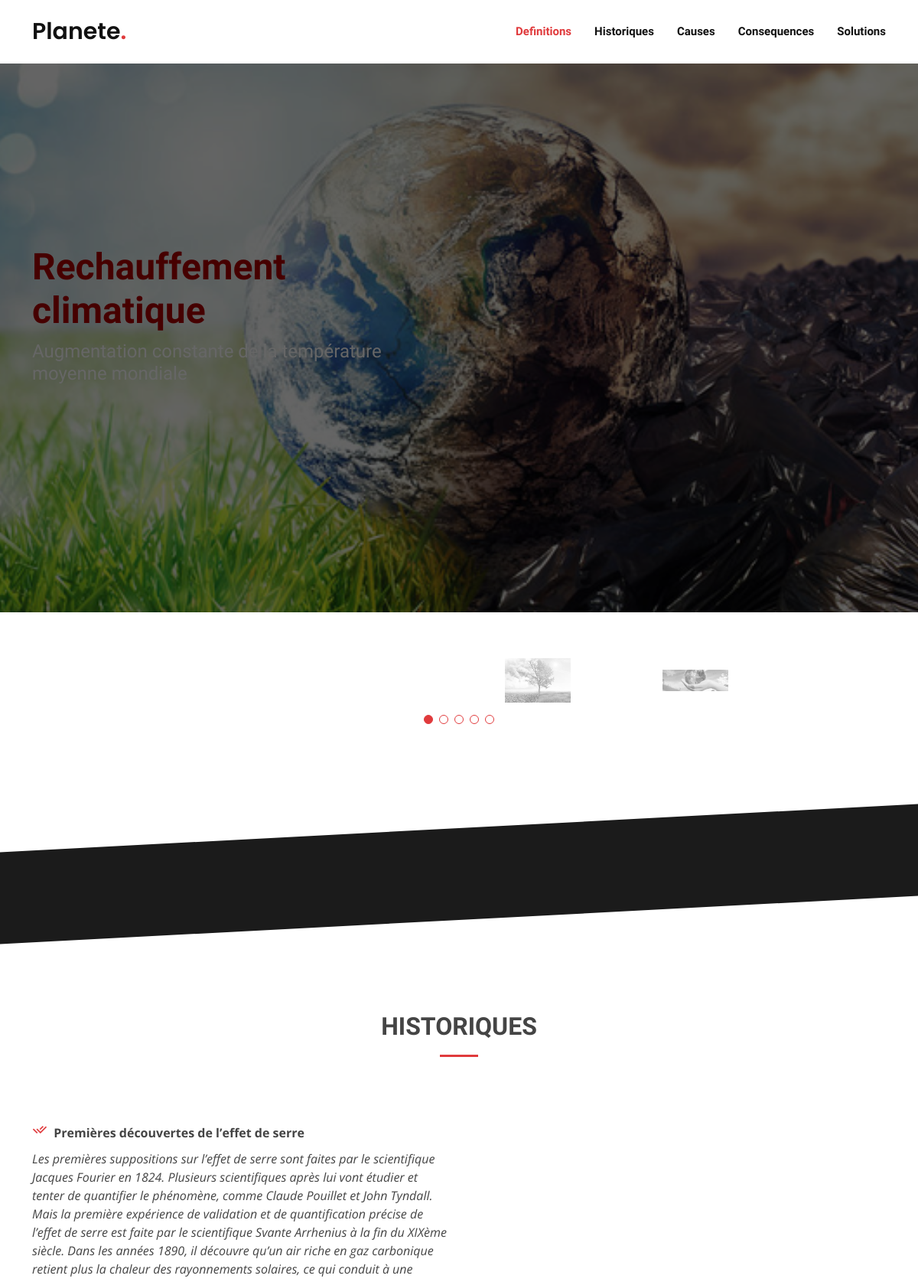
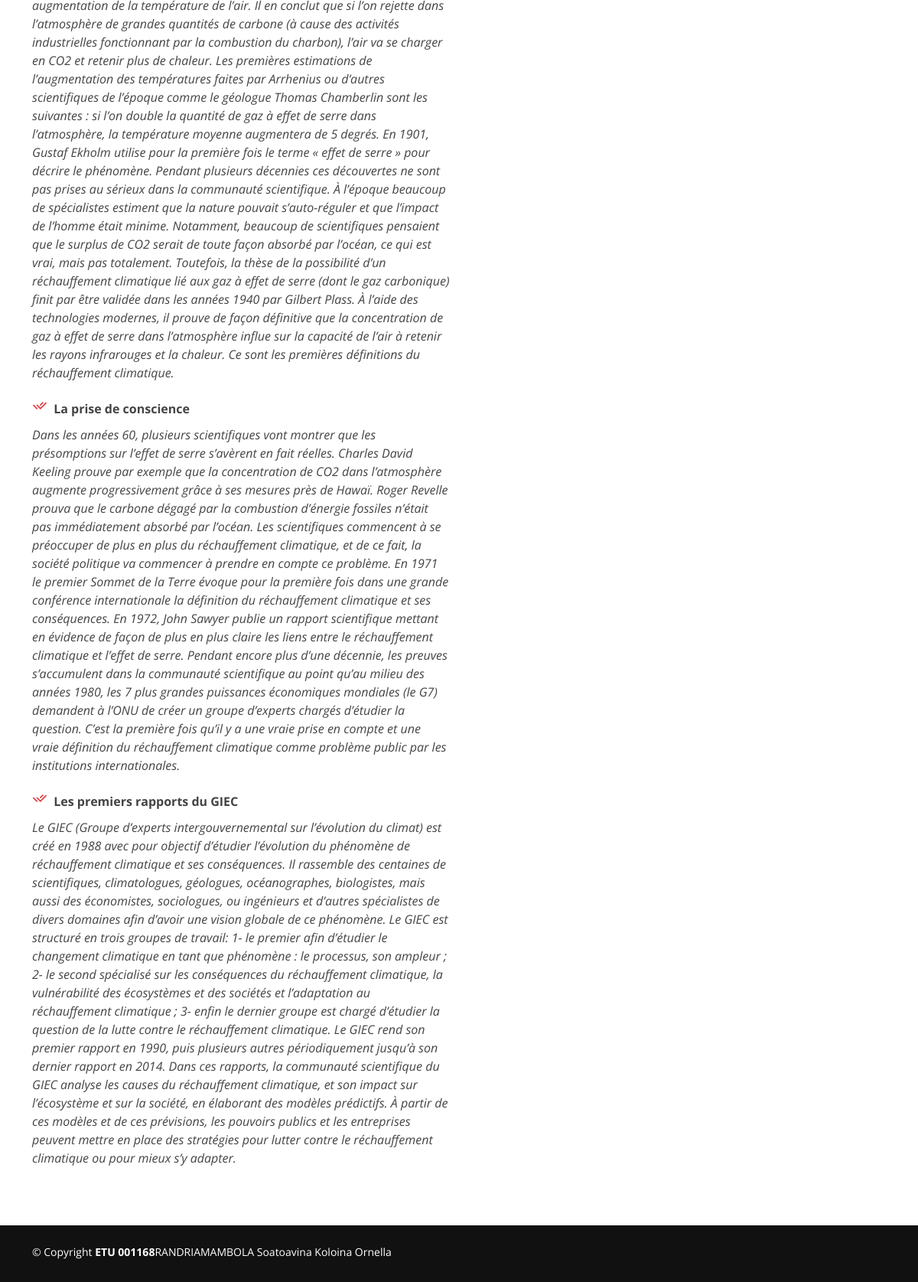
The app's page /historiques with its own data (2 pictures, top to bottom).
### tables this page shows
create table Historiques(
    id int PRIMARY KEY not NULL AUTO_INCREMENT,
    titre varchar(100),
    info text
);

### inc/connection.php (called while the page is built)
<?php
function dbconnect()
{
    static $connect = null;
    if ($connect === null)
    {
        $connect = mysqli_connect('localhost', 'root', 'root', 'climat');
        mysqli_set_charset($connect,"utf8mb4");
    }
    return $connect;
}
?>

### inc/function.php (called while the page is built, shortened)
<?php
include("connection.php");
    function getHistoire()
    {
        $t=null;
        $j=0;
        $sql="SELECT * FROM Historiques";
        $news_req = mysqli_query(dbconnect(),$sql);
        while($don=mysqli_fetch_assoc($news_req))
        {
            $t[$j]['id']=$don['id'];
            $t[$j]['titre']=$don['titre'];
            $t[$j]['info']=$don['info'];
            $j++;
        }
        return $t;
    }
?>

### histoires.php (the view, shortened to what this page needs)
<?php
    $def=getHistoire();
?>
<div class="section-title">
        <h2>Historiques</h2>
</div>
<div class="tab-content">
          <div class="tab-pane active show" id="tab-1">
            <div class="row">
              <div class="col-lg-6 order-2 order-lg-1 mt-3 mt-lg-0" data-aos="fade-up" data-aos-delay="100">
                <ul>
                    <?php for($i=0;$i<count($def);$i++) { ?>
                  <li><i class="ri-check-double-line"></i><strong> <?php echo $def[$i]['titre']; ?></strong></li>
                <p class="fst-italic">
                <?php echo $def[$i]['info']; ?>
                </p>
                  <?php } ?>
                   </ul>
              </div>
              <div class="col-lg-6 order-1 order-lg-2 text-center" data-aos="fade-up" data-aos-delay="200">
              </div>
            </div>
          </div>
        </div>

### assets/css/style.css (style rules this page uses)
body { font-family: "Open Sans", sans-serif; color: #444444; }
h1, h2, h3, h4, h5, h6 { font-family: "Raleway", sans-serif; }
.section-title { text-align: center; padding-bottom: 30px; position: relative; }
.section-title h2 { font-size: 32px; font-weight: bold; text-transform: uppercase; margin-bottom: 20px; padding-bottom: 20px; position: relative; }
.section-title h2::after { content: ""; position: absolute; display: block; width: 50px; height: 3px; background: #e03a3c; bottom: 0; left: calc(50% - 25px); }
.tabs .tab-content { margin-top: 30px; }
.tabs .tab-pane ul { list-style: none; padding: 0; }
.tabs .tab-pane ul li { padding-bottom: 10px; }
.tabs .tab-pane ul i { font-size: 20px; padding-right: 4px; color: #e03a3c; }
.tabs .tab-pane p:last-child { margin-bottom: 0; }

### records on screen
historiques: titre "Premières découvertes de l’effet de serre", info "Les premières suppositions sur l’effet de serre sont faites par le scientifique Jacques Fourier en 1824. Plusieurs scientifiques après lui vont étudier et tenter de quantifier le phénomène, comme Claude Pouillet et John Tyndall. Mais la première expérience de validation et de quantification précise de l’effet de serre est faite par le scientifique Svante Arrhenius à la fin du XIXème siècle. Dans les années 1890, il découvre qu’un air riche en gaz carbonique retient plus la chaleur des rayonnements solaires, ce qui conduit à une augmentation de la température de l’air. Il en conclut que si l’on rejette dans l’atmosphère de grandes quantités de carbone (à cause des activités industrielles…"
historiques: titre "La prise de conscience", info "Dans les années 60, plusieurs scientifiques vont montrer que les présomptions sur l’effet de serre s’avèrent en fait réelles. Charles David Keeling prouve par exemple que la concentration de CO2 dans l’atmosphère augmente progressivement grâce à ses mesures près de Hawaï. Roger Revelle prouva que le carbone dégagé par la combustion d’énergie fossiles n’était pas immédiatement absorbé par l’océan. Les scientifiques commencent à se préoccuper de plus en plus du réchauffement climatique, et de ce fait, la société politique va commencer à prendre en compte ce problème. En 1971 le premier Sommet de la Terre évoque pour la première fois dans une grande conférence internationale la définition du…"
historiques: titre "Les premiers rapports du GIEC", info "Le GIEC (Groupe d’experts intergouvernemental sur l’évolution du climat) est créé en 1988 avec pour objectif d’étudier l’évolution du phénomène de réchauffement climatique et ses conséquences. Il rassemble des centaines de scientifiques, climatologues, géologues, océanographes, biologistes, mais aussi des économistes, sociologues, ou ingénieurs et d’autres spécialistes de divers domaines afin d’avoir une vision globale de ce phénomène. Le GIEC est structuré en trois groupes de travail: 1- le premier afin d’étudier le changement climatique en tant que phénomène : le processus, son ampleur ; 2- le second spécialisé sur les conséquences du réchauffement climatique, la vulnérabilité des…"
